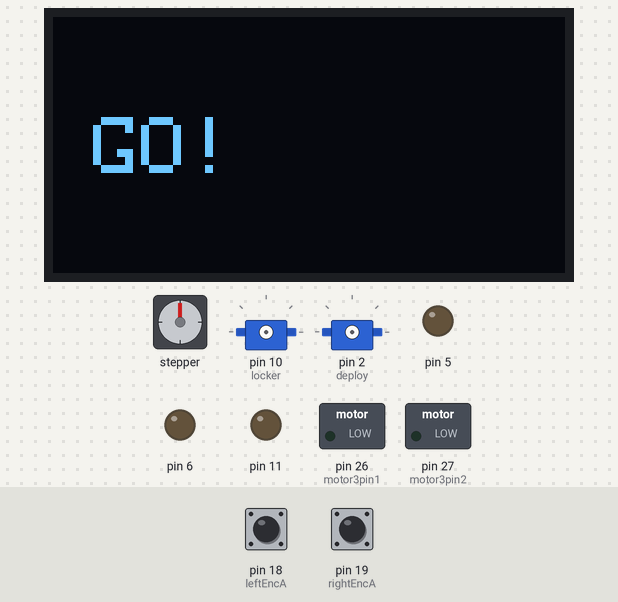
The sketch below on a simulated Arduino Mega 2560, built with avr-gcc and run on an emulated ATmega2560. On the bench: stepper motor, 128×64 one-colour display, 2 × servo, switched loads named in the sketch (green lamp = pin HIGH), output pins drawn as LEDs (lit = HIGH). Wiring (inferred from the names in the program): stepper motor (200 steps per turn assumed): coils pin 22, pin 23, pin 24, pin 25. The inputs (shaded band) are chosen by the test bench; at power-on: pin 18 (leftEncA) HIGH, pin 19 (rightEncA) HIGH. Pins used as bus, display or sensor lines are not drawn; what the sketch prints to the serial monitor is not drawn.

Above: at 0.1 s.
At 1.7 s:
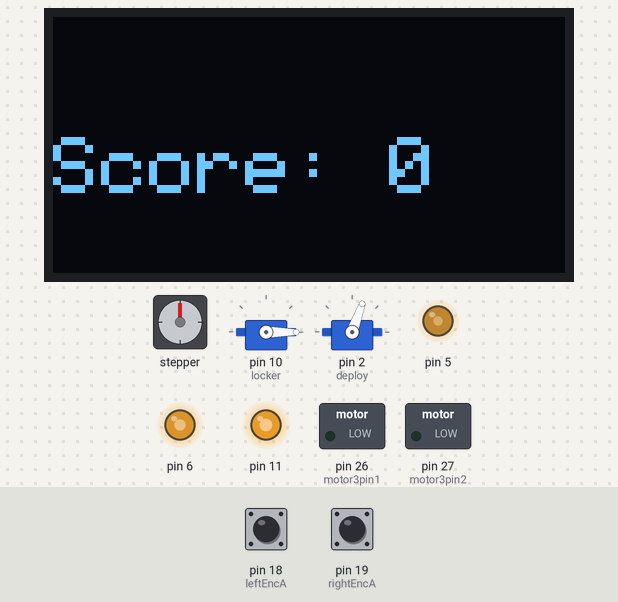
At 4.1 s:
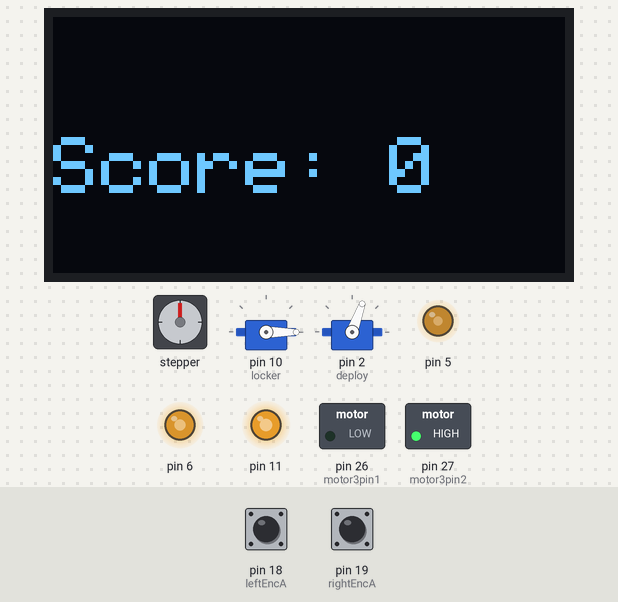
At 5.6 s:
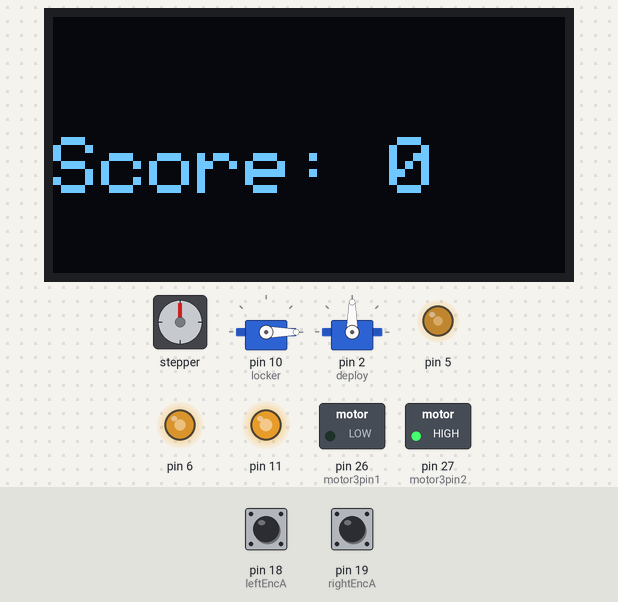
At 8.1 s:
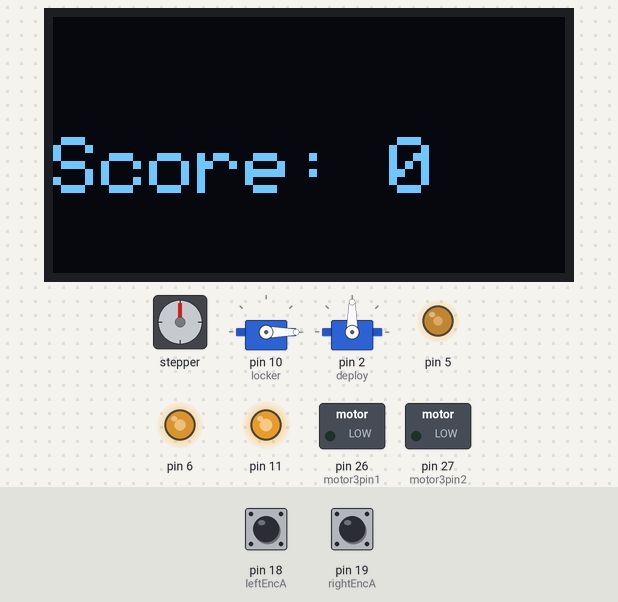
At 11.4 s:
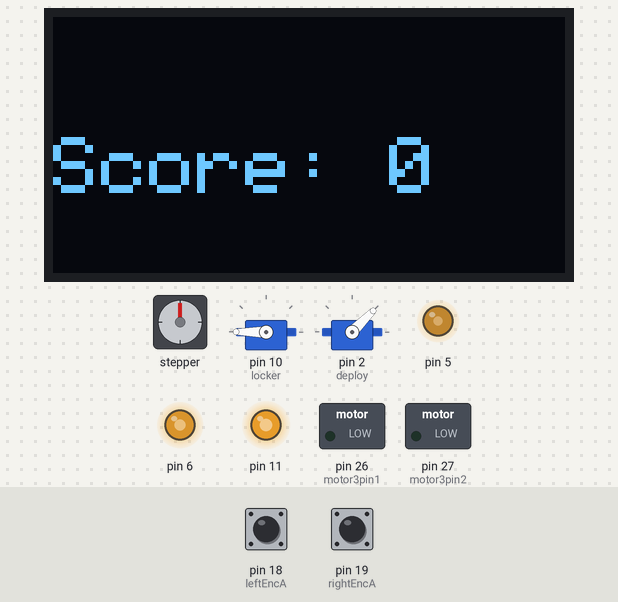
Timing chart, 0 to 12.9 s (numbered marks = the images above):
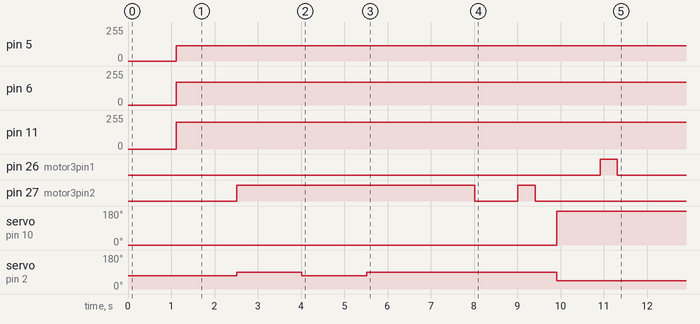

The sketch:

strategy_alpha.ino
```cpp
#include <Wire.h>
#include <Adafruit_GFX.h>
#include <Adafruit_SSD1306.h>
#include <Servo.h>
#include <ArduinoJson.h>  // Install via Library Manager
#include <SoftwareSerial.h>


unsigned long startTime = 0;
unsigned long endTime = 0;
bool bannerDeployed = false;
bool stepPushed = false;
bool finalZoneReached = false;

// --- Ultrasonic sensors (used for obstacle detection) ---

#define DISTANCE_THRESHOLD 15 // Obstacle detection threshold in cm

// --- OLED Screen ---
#define SCREEN_WIDTH 128
#define SCREEN_HEIGHT 64
#define OLED_ADDR 0x3C
Adafruit_SSD1306 display(SCREEN_WIDTH, SCREEN_HEIGHT, &Wire, -1);

int score = 0;
int lastAdded = 0;
unsigned long lastAddTime = 0;
const unsigned long showBonusDuration = 1500; // Time to show "+X" on screen

// --- Servo Motors ---
Servo locker;
Servo deploy;
Servo frontlocker;

// --- DC Motors Pins ---
int motor1pin1 = 22;
int motor1pin2 = 23;
int motor2pin1 = 24;
int motor2pin2 = 25;
int motor3pin1 = 26;
int motor3pin2 = 27;


// --- Encodeurs ---
const int leftEncA = 18;
const int leftEncB = 30;
const int rightEncA = 19;
const int rightEncB = 31;

volatile long ticksLeft = 0;
volatile long ticksRight = 0;

int starttime = 0;

void setup() {
  Serial.begin(9600);

    // Display waiting message
  display.begin(SSD1306_SWITCHCAPVCC, OLED_ADDR);
  display.clearDisplay();
  display.setTextSize(1);
  display.setTextColor(SSD1306_WHITE);
  display.setCursor(0, 20);
  display.println("Waiting for start...");
  display.println("Pull the tirette");
  display.display();
  Serial.println("Waiting for tirette (pin 35 HIGH)");

  starttime = millis();

  display.clearDisplay();
  display.setTextSize(2);
  display.setCursor(10, 25);
  display.println("GO!");
  display.display();

  delay(500);

  // Initialize OLED screen
  updateDisplay();


  // Set motor pins as output
  pinMode(motor1pin1, OUTPUT);
  pinMode(motor1pin2, OUTPUT);
  pinMode(motor2pin1, OUTPUT);
  pinMode(motor2pin2, OUTPUT);
  pinMode(motor3pin1, OUTPUT);
  pinMode(motor3pin2, OUTPUT);


  // Encodeurs
  pinMode(leftEncA, INPUT_PULLUP);
  pinMode(leftEncB, INPUT_PULLUP);
  pinMode(rightEncA, INPUT_PULLUP);
  pinMode(rightEncB, INPUT_PULLUP);

  attachInterrupt(digitalPinToInterrupt(leftEncA), readLeftEncoder, CHANGE);
  attachInterrupt(digitalPinToInterrupt(rightEncA), readRightEncoder, CHANGE);

  // Motor speed pins
  pinMode(11, OUTPUT);
  pinMode(5, OUTPUT);
  pinMode(6, OUTPUT);

  delay(500);

  // Set motor speeds
  analogWrite(11, 200);
  analogWrite(5, 115); //110
  analogWrite(6, 170);


// -------------------------------------------------------//
// Phase 1: Banner deployment
// -------------------------------------------------------//
// Release the locker
  locker.attach(10);
  locker.write(0);
  delay(500);

// Deploy the banner system towards the back
  deploy.attach(2);
  deploy.write(70);
  delay(500);

// Move forward to get back inside the valid zone
  forward();
  delay(400);
  stop();

// Activate the banner motor one last time
  dcForward();
  deploy.write(90); delay(1500);
  deploy.write(70); delay(1500);
  deploy.write(90); delay(1500);
  delay(1000);
  dcStop();
  delay(1000);

// The pusher pushes the cylinder off the motor shaft
  pushForward();
  delay(400);
  pushStop();
  delay(500);

// Reset locker and deploy servos to initial position
  locker.write(180);
  deploy.write(45);
  delay(1000);
  pushBackward();
  delay(400);
  pushStop();
  delay(500);

  // -------------------------------------------------------//
  // Phase 2: Step placement
  // -------------------------------------------------------//
  // Move toward the step
  while (ticksLeft < 2000 && ticksRight < 2000){
      forward();
  }

  rightrotation(); delay(650); resetTicks();

  while (ticksLeft < 1800 && ticksRight < 1800){
    forward();
  }

  rightrotation(); delay(700);
  forward(); delay(600);

  // In front of the step, lock it
  frontlocker.attach(7); frontlocker.write(20); delay(500);

  // Push the step
  forward(); delay(300);

  // Unlock the step
  frontlocker.write(110); delay(1000);

  // Earn 4 points for placing the step
  addPoints(4);

  // -------------------------------------------------------//
  // Phase 3: Back to final zone
  // -------------------------------------------------------//
  backward(); delay(600);
  leftrotation(); delay(600); resetTicks();

  stop(); delay(100);
  leftrotation(); delay(600);
  while (millis() - starttime < 92000){
    stop();
  }

  forward(); delay(100);resetTicks();
}

void loop() {
  // Clear bonus display after delay
  if (lastAdded != 0 && millis() - lastAddTime >= showBonusDuration) {
    lastAdded = 0;
    updateDisplay();
  }

  stop();
  addPoints(10);
  Serial.println("Mission terminée - arrêt long");
  delay(1000000); // End of behavior - wait for a long time
}


// === Score handling ===
void addPoints(int pts) {
  score += pts;
  lastAdded = pts;
  lastAddTime = millis();
  updateDisplay();
}

void updateDisplay() {
  display.clearDisplay();

  if (lastAdded != 0) {
    display.setTextSize(2);
    display.setTextColor(SSD1306_WHITE);
    display.setCursor(75, 0);
    display.print("+");
    display.print(lastAdded);
  }

  display.setTextSize(2);
  display.setTextColor(SSD1306_WHITE);
  display.setCursor(0, 30);
  display.print("Score: ");
  display.print(score);

  display.display();
}

// === Motor controls ===
void dcStop() {
  digitalWrite(motor3pin1, LOW);
  digitalWrite(motor3pin2, LOW);
}

void dcForward() {
  digitalWrite(motor3pin1, LOW);
  digitalWrite(motor3pin2, HIGH);
}
void pushForward() {
  digitalWrite(motor3pin1, LOW);
  digitalWrite(motor3pin2, HIGH);
}

void pushBackward() {
  digitalWrite(motor3pin1, HIGH);
  digitalWrite(motor3pin2, LOW);
}
void pushStop() {
  digitalWrite(motor3pin1, LOW);
  digitalWrite(motor3pin2, LOW);
}

// === Ultrasonic distance measurement ===
long measureDistance(int trigPin, int echoPin) {
  digitalWrite(trigPin, LOW);
  delayMicroseconds(2);
  digitalWrite(trigPin, HIGH);
  delayMicroseconds(10);
  digitalWrite(trigPin, LOW);

  long duration = pulseIn(echoPin, HIGH);
  return duration * 0.034 / 2; // Convert to cm
}

// === Movement functions ===
void forward() {
  digitalWrite(motor1pin1, LOW);
  digitalWrite(motor1pin2, HIGH);
  digitalWrite(motor2pin1, LOW);
  digitalWrite(motor2pin2, HIGH);
}

void backward() {
  digitalWrite(motor1pin1, HIGH);
  digitalWrite(motor1pin2, LOW);
  digitalWrite(motor2pin1, HIGH);
  digitalWrite(motor2pin2, LOW);
}

void stop() {
  digitalWrite(motor1pin1, LOW);
  digitalWrite(motor1pin2, LOW);
  digitalWrite(motor2pin1, LOW);
  digitalWrite(motor2pin2, LOW);
}

void rightrotation() {
    digitalWrite(motor1pin1, LOW);
    digitalWrite(motor1pin2, HIGH);
    digitalWrite(motor2pin1, HIGH);
    digitalWrite(motor2pin2, LOW);
}

void leftrotation() {
    digitalWrite(motor1pin1, HIGH);
    digitalWrite(motor1pin2, LOW);
    digitalWrite(motor2pin1, LOW);
    digitalWrite(motor2pin2, HIGH);
}
void readLeftEncoder() {
  bool a = digitalRead(leftEncA);
  bool b = digitalRead(leftEncB);
  if (a == b) {
    ticksLeft++;
  } else {
    ticksLeft--;
  }
}

void readRightEncoder() {
  bool a = digitalRead(rightEncA);
  bool b = digitalRead(rightEncB);
  if (a == b) {
    ticksRight--;
  } else {
    ticksRight++;
  }
}

void resetTicks() {
  ticksLeft = 0;
  ticksRight = 0;
}
```

Measured:
- by itself, pin 5: 0/255 → 115/255 at 1.1 s
- by itself, pin 6: 0/255 → 170/255 at 1.1 s
- by itself, pin 11: 0/255 → 200/255 at 1.1 s
- by itself, pin 26 (motor3pin1): LOW → HIGH at 10.9 s, → LOW 0.40 s later
- by itself, pin 27 (motor3pin2): LOW → HIGH at 2.5 s, → LOW 5.5 s later, → HIGH 1.0 s later, → LOW 0.40 s later
- by itself, servo on pin 10 (locker): 0° → 180° at 9.9 s
- by itself, servo on pin 2 (deploy): 70° → 90° at 2.5 s, → 70° 1.5 s later, → 90° 1.5 s later, → 45° 4.4 s later
